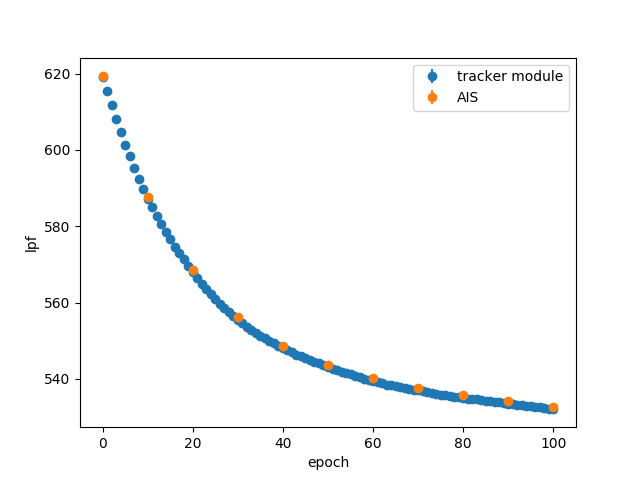

Recreate this plot in Python.
from __future__ import absolute_import
from __future__ import division
from __future__ import print_function

import numpy as np
from matplotlib import pyplot as plt

import tracker
from large_model_util import load_mnist, calc_update, calc_xentropy

# Load MNIST dataset
imgs, n_vis = load_mnist("data")

# Initialize RBM parameters
n_hid = 100
b = np.zeros(n_vis)
c = np.zeros(n_hid)
scale = np.sqrt(1.0 / (n_vis + n_hid))
w = np.random.normal(scale=scale, size=(n_vis, n_hid))

# Initialize PyTracker
n_beta = 10
n_batch = 10
tkr = tracker.PyTracker(n_beta, n_batch, n_vis, n_hid)
tkr.set_params(b, c, w)
tkr.init_mu_p()

# Start main loop
max_epoch = 101
train_batch = 20
learning_rate = 0.001
ais_epoch_list = list()
m_ais_list = list()
std_ais_list = list()
trk_epoch_list = list()
m_trk_list = list()
std_trk_list = list()
for epoch in range(max_epoch):
  
  # Extract a batch for this epoch
  img_idxs = np.random.choice(len(imgs), train_batch)
  batch = imgs[img_idxs]
  
  # Update RBM parameters
  ub, uc, uw = calc_update(batch, b, c, w)
  b += learning_rate * ub
  c += learning_rate * uc
  w += learning_rate * uw
  
  # Track the log partition function of the RBM
  tkr.track(b, c, w)
  m_trk, std_trk = tkr.get_estimates()
  trk_epoch_list.append(epoch)
  m_trk_list.append(m_trk)
  std_trk_list.append(std_trk)
  
  # Calculate the log partition function using AIS
  if epoch % 10 == 0:
    m_ais, std_ais = tracker.py_lpf_ais(b, c, w)
    ais_epoch_list.append(epoch)
    m_ais_list.append(m_ais)
    std_ais_list.append(std_ais)
    
    xent = calc_xentropy(batch, b, c, w)
    print("Finish", epoch, "th epoch")
    print("-- Cross entroy loss of the RBM")
    print("---->", xent)
    print("-- Log partition function calculated by tracker module")
    print("---->", "mean:", m_trk, "std:", std_trk)
    print("-- Log partition function calculated using AIS")
    print("---->", "mean:", m_ais, "std:", std_ais)

# Plot the simulation result
plt.errorbar(trk_epoch_list, m_trk_list,
    yerr=std_trk_list, fmt="o", label="tracker module")
plt.errorbar(ais_epoch_list, m_ais_list,
    yerr=std_ais_list, fmt="o", label="AIS")
plt.xlabel("epoch")
plt.ylabel("lpf")
plt.legend()
plt.savefig("large_model.png")
plt.close()
